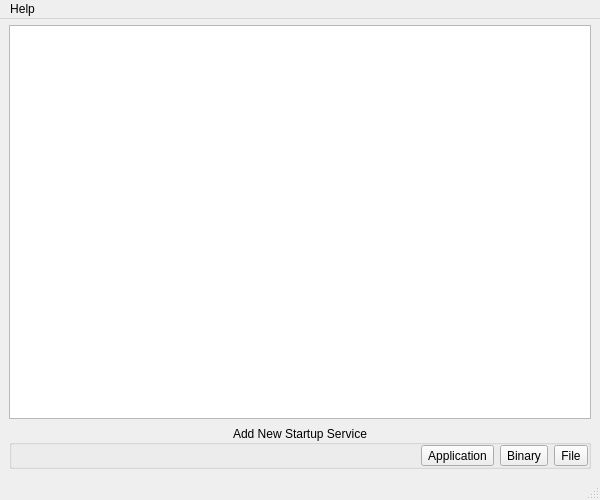
<?xml version="1.0" encoding="UTF-8"?>
<ui version="4.0">
 <class>MainWindow</class>
 <widget class="QMainWindow" name="MainWindow">
  <property name="geometry">
   <rect>
    <x>0</x>
    <y>0</y>
    <width>600</width>
    <height>500</height>
   </rect>
  </property>
  <property name="windowTitle">
   <string>Startup Services</string>
  </property>
  <widget class="QWidget" name="centralwidget">
   <layout class="QVBoxLayout" name="verticalLayout">
    <property name="leftMargin">
     <number>9</number>
    </property>
    <property name="topMargin">
     <number>6</number>
    </property>
    <property name="rightMargin">
     <number>9</number>
    </property>
    <property name="bottomMargin">
     <number>9</number>
    </property>
    <item>
     <widget class="QListWidget" name="list_session_start">
      <property name="sortingEnabled">
       <bool>true</bool>
      </property>
     </widget>
    </item>
    <item>
     <widget class="QGroupBox" name="groupBox">
      <property name="title">
       <string>Add New Startup Service</string>
      </property>
      <property name="alignment">
       <set>Qt::AlignCenter</set>
      </property>
      <layout class="QHBoxLayout" name="horizontalLayout">
       <property name="leftMargin">
        <number>0</number>
       </property>
       <property name="topMargin">
        <number>0</number>
       </property>
       <property name="rightMargin">
        <number>0</number>
       </property>
       <property name="bottomMargin">
        <number>0</number>
       </property>
       <item>
        <layout class="QHBoxLayout" name="horizontalLayout_18">
         <item>
          <spacer name="horizontalSpacer_15">
           <property name="orientation">
            <enum>Qt::Horizontal</enum>
           </property>
           <property name="sizeHint" stdset="0">
            <size>
             <width>40</width>
             <height>20</height>
            </size>
           </property>
          </spacer>
         </item>
         <item>
          <widget class="QToolButton" name="tool_session_addapp">
           <property name="text">
            <string>Application</string>
           </property>
           <property name="toolButtonStyle">
            <enum>Qt::ToolButtonTextBesideIcon</enum>
           </property>
          </widget>
         </item>
         <item>
          <widget class="QToolButton" name="tool_session_addbin">
           <property name="text">
            <string>Binary</string>
           </property>
           <property name="toolButtonStyle">
            <enum>Qt::ToolButtonTextBesideIcon</enum>
           </property>
          </widget>
         </item>
         <item>
          <widget class="QToolButton" name="tool_session_addfile">
           <property name="text">
            <string>File</string>
           </property>
           <property name="toolButtonStyle">
            <enum>Qt::ToolButtonTextBesideIcon</enum>
           </property>
          </widget>
         </item>
        </layout>
       </item>
      </layout>
     </widget>
    </item>
   </layout>
  </widget>
  <widget class="QMenuBar" name="menubar">
   <property name="geometry">
    <rect>
     <x>0</x>
     <y>0</y>
     <width>600</width>
     <height>22</height>
    </rect>
   </property>
   <widget class="QMenu" name="menuHelp">
    <property name="title">
     <string>Help</string>
    </property>
    <addaction name="actionAbout"/>
   </widget>
   <addaction name="menuHelp"/>
  </widget>
  <widget class="QStatusBar" name="statusbar"/>
  <action name="actionAbout">
   <property name="text">
    <string>About</string>
   </property>
  </action>
 </widget>
 <resources/>
 <connections/>
</ui>
